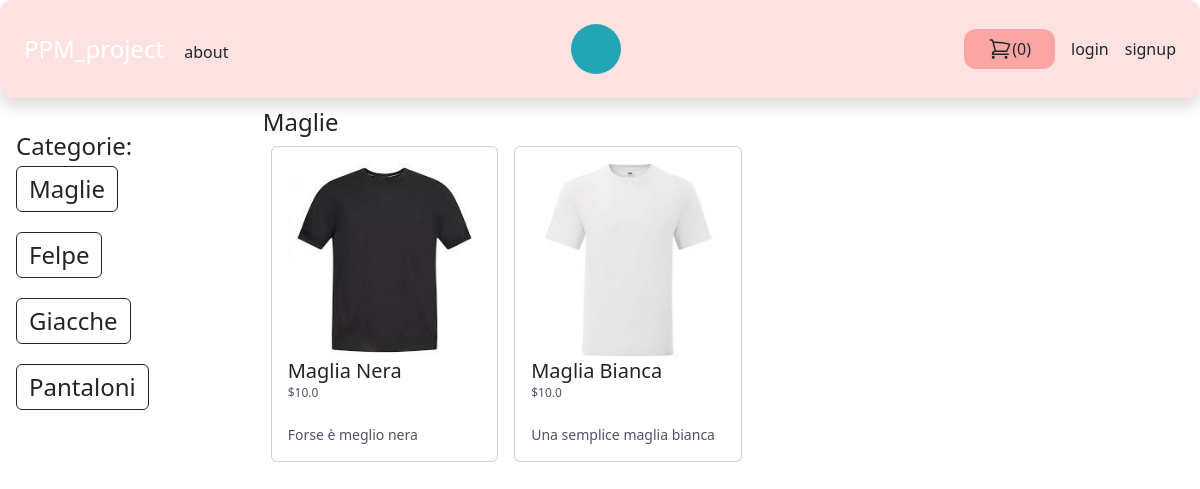
/maglie/, run on the app's committed database.
### store/models.py (models this page shows, shortened)
class Category(models.Model):
    title = models.CharField(max_length=64)
    slug = models.SlugField(max_length=64)
    class Meta:
        verbose_name = "Category"
        verbose_name_plural = "Categories"

class Product(models.Model):
    user = models.ForeignKey(User, related_name="products", on_delete=models.CASCADE)
    category = models.ForeignKey(Category, related_name="products", on_delete=models.CASCADE)
    title = models.CharField(max_length=64)
    slug = models.SlugField(max_length=64)
    description = models.TextField(blank=True)
    price = models.IntegerField() #è il moodo piu comune con cui si rappresentano i prezzi in un database
    image = models.ImageField(upload_to="uploads/product_images/", blank=True, null=True)
    created_at = models.DateTimeField(auto_now_add=True)
    updated_at = models.DateTimeField(auto_now=True)
    class Meta:
        ordering = ('-created_at',) #ordina i prodotti in ordine di creazione
    def get_display_price(self):
        return self.price / 100

### store/views.py (the view)
# urls.py: path("<slug:slug>/", views.category_detail, name="category_detail"),
def category_detail(request, slug):
    category = get_object_or_404(Category, slug=slug)
    products = category.products.all()  # prendi tutti i prodotti della categoria
    return render(request, "category_detail.html", {"category": category, "products": products})

### store/cart.py (called while the page is built)
    def __len__(self):
        return sum(item['quantity'] for item in self.cart.values())  # ritorna la lunghezza del

### store/cartcount.py (called while the page is built)
def cart(request):
    return {"cart": Cart(request)}

### store/templatetags/menu.py (called while the page is built)
@register.inclusion_tag("core/menu.html")
def menu():
    categories = Category.objects.all()
    return {"categories": categories}

### store/templates/category_detail.html (shortened to what this page needs)
{% extends "core/base.html"%}
{% block content %}
    <h1 class="text-2xl">{{ category.title }}</h1>
    <div class="flex flex-wrap ">
        {% for product in products %}
            <div class="product w-1/3 p-2">
               <div class="card">
                        <div class="card-body">
                             <a href="{% url "product_detail" product.category.slug product.slug %}">
                        {% if product.image %}
                            <div class="image">
                                <img src="{{ product.image.url }}" alt="Image of {{ product.title }}" class="w-full">
                            </div>
                        {% endif %}
                        <h2 class="text-xl">
                             {{ product.title }}
                         </h2>
                        <p class="text-xs text-gray-600">
                            ${{ product.get_display_price}}
                        </p>
                             <br>
                        <p class="text-sm text-gray-600">
                            {{ product.description }}
                        </p>
                             </a>
                        </div>
                    </div>
            </div>
        {% endfor %}
    </div>
{% endblock %}

### core/templates/core/menu.html (shortened to what this page needs)
 {% for category in categories %}
<div class="flex flex-column flex-wrap pb-3 pt-1 ">
    <a href="{% url "category_detail" category.slug %}" class="text-2xl btn btn-outline-dark">{{ category.title }}</a>
</div>
 {% endfor %}

### data on the page
Category: title "Maglie"
Category: title "Felpe"
Category: title "Giacche"
Category: title "Pantaloni"
Product: image (picture), title "Maglia Nera", get_display_price "10.0", description "Forse è meglio nera"
Product: image (picture), title "Maglia Bianca", get_display_price "10.0", description "Una semplice maglia bianca"

### other printed values
{{ cart|length }} "0"
